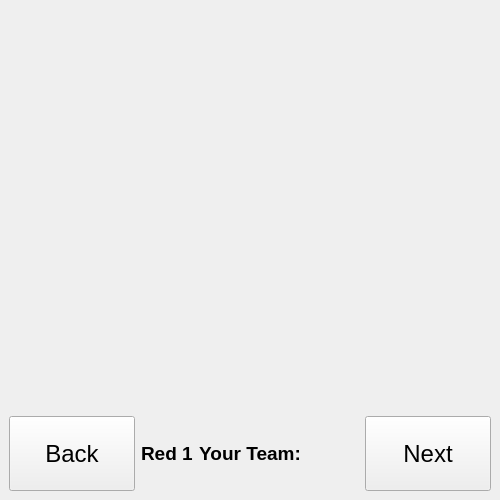
<?xml version="1.0" encoding="UTF-8"?>
<ui version="4.0">
 <class>MainWindow</class>
 <widget class="QMainWindow" name="MainWindow">
  <property name="geometry">
   <rect>
    <x>0</x>
    <y>0</y>
    <width>500</width>
    <height>500</height>
   </rect>
  </property>
  <property name="windowTitle">
   <string>QFRCScouter</string>
  </property>
  <widget class="QWidget" name="centralWidget">
   <layout class="QGridLayout" name="gridLayout">
    <item row="1" column="2">
     <widget class="QLabel" name="team">
      <property name="sizePolicy">
       <sizepolicy hsizetype="Preferred" vsizetype="Preferred">
        <horstretch>1</horstretch>
        <verstretch>0</verstretch>
       </sizepolicy>
      </property>
      <property name="font">
       <font>
        <pointsize>14</pointsize>
        <bold>true</bold>
       </font>
      </property>
      <property name="text">
       <string>Your Team:           </string>
      </property>
      <property name="alignment">
       <set>Qt::AlignmentFlag::AlignCenter</set>
      </property>
      <property name="wordWrap">
       <bool>false</bool>
      </property>
     </widget>
    </item>
    <item row="1" column="0">
     <widget class="QPushButton" name="backButton">
      <property name="sizePolicy">
       <sizepolicy hsizetype="Minimum" vsizetype="Preferred">
        <horstretch>1</horstretch>
        <verstretch>2</verstretch>
       </sizepolicy>
      </property>
      <property name="font">
       <font>
        <pointsize>18</pointsize>
       </font>
      </property>
      <property name="text">
       <string>Back</string>
      </property>
     </widget>
    </item>
    <item row="1" column="3">
     <widget class="QPushButton" name="nextButton">
      <property name="sizePolicy">
       <sizepolicy hsizetype="Minimum" vsizetype="Fixed">
        <horstretch>1</horstretch>
        <verstretch>2</verstretch>
       </sizepolicy>
      </property>
      <property name="minimumSize">
       <size>
        <width>0</width>
        <height>75</height>
       </size>
      </property>
      <property name="font">
       <font>
        <pointsize>18</pointsize>
       </font>
      </property>
      <property name="text">
       <string>Next</string>
      </property>
     </widget>
    </item>
    <item row="0" column="0" colspan="4">
     <widget class="QStackedWidget" name="stackedWidget">
      <property name="sizePolicy">
       <sizepolicy hsizetype="Preferred" vsizetype="Preferred">
        <horstretch>1</horstretch>
        <verstretch>12</verstretch>
       </sizepolicy>
      </property>
      <widget class="WelcomePage" name="welcome"/>
      <widget class="SubjectiveScales" name="scales"/>
      <widget class="Notes" name="notes"/>
      <widget class="QRCode" name="qrcode"/>
      <widget class="TeamInfo" name="teamInfo"/>
      <widget class="MatchPage" name="autoScouting"/>
      <widget class="MatchPage" name="teleScouting"/>
     </widget>
    </item>
    <item row="1" column="1">
     <widget class="QLabel" name="station">
      <property name="sizePolicy">
       <sizepolicy hsizetype="Fixed" vsizetype="Preferred">
        <horstretch>0</horstretch>
        <verstretch>0</verstretch>
       </sizepolicy>
      </property>
      <property name="font">
       <font>
        <pointsize>14</pointsize>
        <bold>true</bold>
       </font>
      </property>
      <property name="text">
       <string>Red 1</string>
      </property>
     </widget>
    </item>
   </layout>
  </widget>
 </widget>
 <customwidgets>
  <customwidget>
   <class>WelcomePage</class>
   <extends>QWidget</extends>
   <header>WelcomePage.h</header>
   <container>1</container>
  </customwidget>
  <customwidget>
   <class>TeamInfo</class>
   <extends>QWidget</extends>
   <header>TeamInfo.h</header>
   <container>1</container>
  </customwidget>
  <customwidget>
   <class>QRCode</class>
   <extends>QWidget</extends>
   <header>QRCode.h</header>
   <container>1</container>
   <slots>
    <signal>backButtonPressed()</signal>
   </slots>
  </customwidget>
  <customwidget>
   <class>Notes</class>
   <extends>QWidget</extends>
   <header>Notes.h</header>
   <container>1</container>
  </customwidget>
  <customwidget>
   <class>SubjectiveScales</class>
   <extends>QWidget</extends>
   <header>SubjectiveScales.h</header>
   <container>1</container>
  </customwidget>
  <customwidget>
   <class>MatchPage</class>
   <extends>QWidget</extends>
   <header>MatchPage.h</header>
   <container>1</container>
  </customwidget>
 </customwidgets>
 <resources/>
 <connections>
  <connection>
   <sender>backButton</sender>
   <signal>clicked()</signal>
   <receiver>MainWindow</receiver>
   <slot>back()</slot>
   <hints>
    <hint type="sourcelabel">
     <x>347</x>
     <y>443</y>
    </hint>
    <hint type="destinationlabel">
     <x>249</x>
     <y>249</y>
    </hint>
   </hints>
  </connection>
  <connection>
   <sender>nextButton</sender>
   <signal>clicked()</signal>
   <receiver>MainWindow</receiver>
   <slot>next()</slot>
   <hints>
    <hint type="sourcelabel">
     <x>444</x>
     <y>443</y>
    </hint>
    <hint type="destinationlabel">
     <x>249</x>
     <y>249</y>
    </hint>
   </hints>
  </connection>
 </connections>
 <slots>
  <slot>next()</slot>
  <slot>back()</slot>
  <slot>backToStart()</slot>
 </slots>
</ui>
